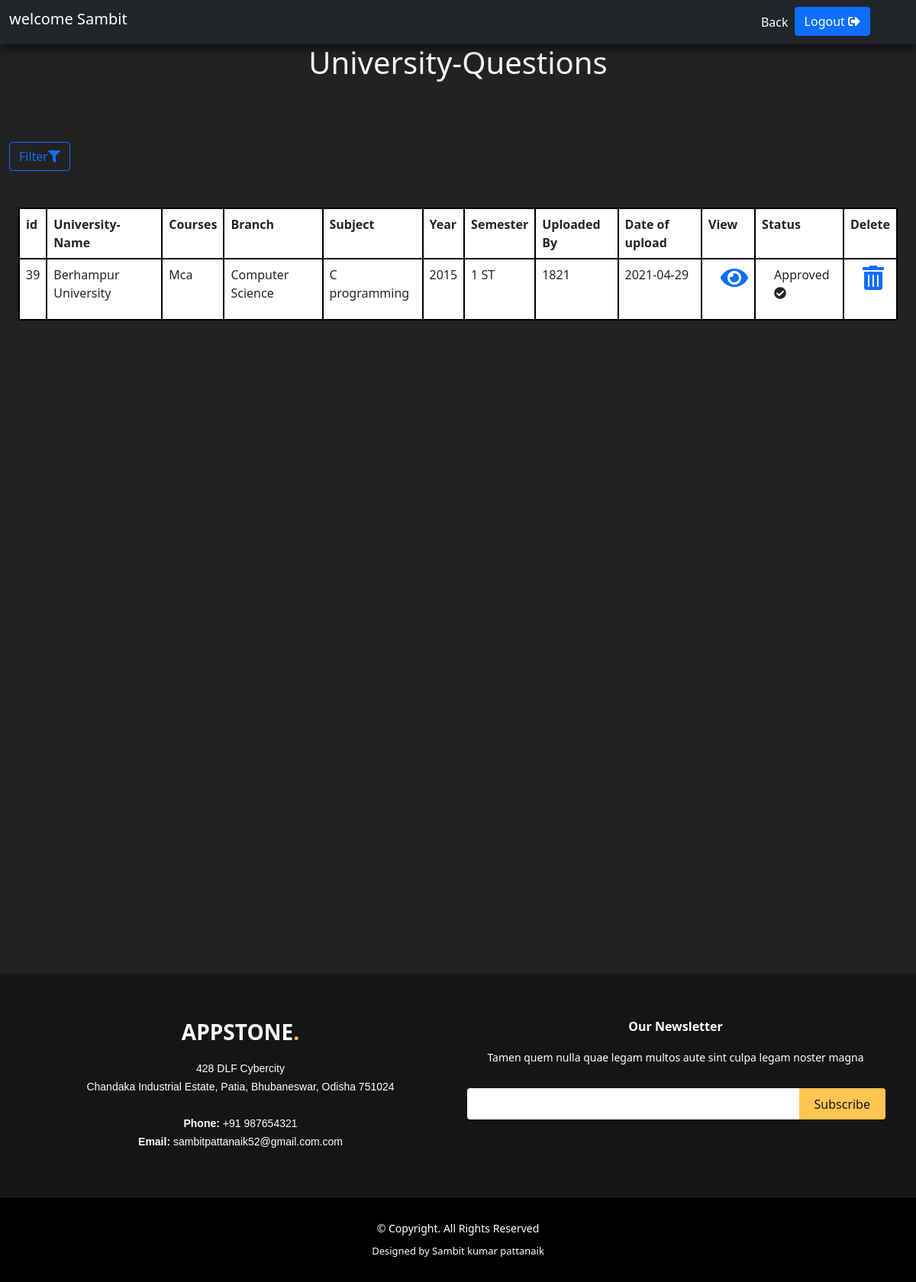
/Staff-view-university-question.php (signed in), run on the app's committed database.
### tables this page shows
CREATE TABLE `university_questions` (
  `id` int(11) NOT NULL,
  `universityname` varchar(255) NOT NULL,
  `course` varchar(255) NOT NULL,
  `branch` varchar(255) NOT NULL,
  `subject` varchar(255) NOT NULL,
  `year` varchar(255) NOT NULL,
  `semester` varchar(255) NOT NULL,
  `uploaded_by` varchar(255) NOT NULL,
  `file_path` varchar(255) NOT NULL,
  `approved` varchar(255) NOT NULL,
  `date_uploaded` varchar(255) NOT NULL
);

### Staff-view-university-question.php (the view, shortened to what this page needs)
<!doctype html>
<html lang="en">
<?php
if(isset($_SESSION['user']))
{
?>
<head>
    <link href="https://cdn.jsdelivr.net/npm/bootstrap@5.0.0-beta2/dist/css/bootstrap.min.css" rel="stylesheet">
    <link rel="stylesheet" href="admin page.css">
    <link rel="stylesheet" href="https://cdnjs.cloudflare.com/ajax/libs/font-awesome/4.7.0/css/font-awesome.min.css">
    <link rel="stylesheet" href="https://cdn.jsdelivr.net/npm/bootstrap-icons@1.4.0/font/bootstrap-icons.css">
    <link rel="stylesheet" href="https://cdnjs.cloudflare.com/ajax/libs/font-awesome/5.15.2/css/all.min.css" />
    <link rel="stylesheet" href="footer.css">
</head>
<body>
    <header>
        <nav class="navbar sticky-top navbar-expand-lg navbar-dark bg-dark" id="nave">
            <div class="container-fluid">
                <a class="navbar-brand" href="#"><?php
                 $user_email=$_SESSION['user'];
                 echo "<h5> welcome $user_email </h5>";
                 ?></a>
                <div class="collapse navbar-collapse" id="navbarSupportedContent">
                    <ul class="navbar-nav ms-auto me-5 mb-2 mb-lg-0">
                        <li class="nav-item">
                            <a class="nav-link active" aria-current="page" href="Staff-University-q.php">Back</a>
                        </li>
                     <form action="" method="POST">
                        <button type="submit" name="logout" class="btn btn-primary">Logout  <i class="fa fa-sign-out-alt"></i></button>
                        </form>
                    </ul>
                </div>
            </div>
        </nav>
    </header>
    <section id="services" class="services">
    <div class="container-fluid" data-aos="fade-up">
<div class="section-title">
    <h1>University-Questions</h1>
</div>
<br><br><br>
<div><a type="button" href="staff-university-filter.php"  class="btn btn-outline-primary">Filter<i class="fas fa-filter"></i></a></div>
            <br><br>
<div class="container-fluid">
    <div class="table-responsive">
        <table class="table" style="color:black black;background-color: white; padding: 20px; border-radius: 5px;">
            <tr>
                <th style="border: 2px solid black;">id</th>
                <th style="border: 2px solid black;">University-Name</th>
                <th style="border: 2px solid black;">Courses</th>
                <th style="border: 2px solid black;">Branch</th>
                <th style="border: 2px solid black;">Subject</th>
                <th style="border: 2px solid black;">Year</th>
                <th style="border: 2px solid black;">Semester</th>
                <th style="border: 2px solid black;">Uploaded By</th>
                <th style="border: 2px solid black;">Date of upload</th>
                <th style="border: 2px solid black;">View</th>
                <th style="border: 2px solid black;">Status</th>
                <th style="border: 2px solid black;">Delete</th>
            </tr>
            <?php
$connect= new mysqli("localhost","root","","qbms");
$query="select * from university_questions";
$result=$connect->query($query);
if($result->num_rows>0){
while($row = $result->fetch_assoc()){
echo "<tr  style=\"border:2px solid black; height:5rem;\">";
echo "<td style=\"border:2px solid black;\">".$row['id']."</td>";
echo "<td style=\"border:2px solid black;\">".$row['universityname']."</td>";
echo "<td style=\"border:2px solid black;\">".$row['course']."</td>";
echo "<td style=\"border:2px solid black;\">".$row['branch']."</td>";
echo "<td style=\"border:2px solid black;\">".$row['subject']."</td>";
echo "<td style=\"border:2px solid black;\">".$row['year']."</td>";
echo "<td style=\"border:2px solid black;\">".$row['semester']."</td>";
echo "<td style=\"border:2px solid black;\">".$row['uploaded_by']."</td>";
echo "<td style=\"border:2px solid black;\">".$row['date_uploaded']."</td>";
echo "<td style=\"border:2px solid black;\" class=\"ps-4\">"."<a target='_blank' href=\"$row[file_path]\">"."<i class=\"fa fa-eye fa-2x\"></i>"."</a>"."</td>";
if($row['approved'] =="0"){
    echo "<td style=\"border:2px solid black;\" class=\"ps-4\">"."<a>"."Pending...<i class=\"fa fa-hourglass-end \"></i>"."</a>"."</td>";
}
else{
    echo "<td style=\"border:2px solid black;\" class=\"ps-4\">"."<a>Approved<i class=\"fa fa-check-circle\"></i></a>"."</td>";
}
echo "<td style=\"border:2px solid black;\" class=\"ps-4\">"."<a href=\"staff-delete-university-question.php?delete=$row[id]\">"."<i class=\"fa fa-trash-alt fa-2x\"></i>"."</a>"."</td>";
echo "</tr>";
}
}else{
echo "There's no data in the table";
}
?>
        </table>
    </div>
</div>
</div>
            <br><br><br><br><br>
            <br><br><br><br><br><br><br><br><br><br><br><br><br><br><br><br><br><br><br><br><br><br><br><br><br><br><br><br><br><br>
            <footer id="footer">
        <div class="footer-top">
            <div class="container">
                <div class="row text-center">
                    <div class="col-lg-6 col-md-6">
                        <div class="footer-info" id="info">
                            <h3>Appstone<span>.</span></h3>
                            <p text-align-sm-left>
                                428 DLF Cybercity <br> Chandaka Industrial Estate, Patia, Bhubaneswar, Odisha 751024<br><br>
                                <strong>Phone:</strong> +91 987654321<br>
                                <strong>Email:</strong> sambitpattanaik52@gmail.com.com<br>
                            </p>
                        </div>
                    </div>
                    <div class="col-lg-6 col-md-6 footer-newsletter">
                        <h4>Our Newsletter</h4>
                        <p>Tamen quem nulla quae legam multos aute sint culpa legam noster magna</p>
                        <form action="" method="post">
                            <input type="email" name="email"><input type="submit" value="Subscribe">
                        </form>
                    </div>
                </div>
            </div>
        </div>
        <div class="container">
            <div class="copyright">
                &copy; Copyright. All Rights Reserved
            </div>
            <div class="credits">
                Designed by Sambit kumar pattanaik
            </div>
        </div>
    </footer>
</body>
</html>
<?php   }else{
    header("location:staff-login.php");}?>

### admin page.css (style rules this page uses)
body { background-color: #222; color: white; }
.section-title { text-align: center; text-shadow: black; color: whitesmoke; }

### footer.css (style rules this page uses)
#footer { background: black; padding: 0 0 30px 0; color: #fff; font-size: 14px; position: relative; }
#footer .footer-top { background: #151515; border-bottom: 1px solid #222222; padding: 60px 0 30px 0; }
#footer .footer-top .footer-info { margin-bottom: 30px; }
#footer .footer-top .footer-info h3 { font-size: 28px; margin: 0 0 20px 0; padding: 2px 0 2px 0; line-height: 1; font-weight: 700; text-transform: uppercase; }
#footer .footer-top .footer-info h3 span { color: #ffc451; }
#footer .footer-top .footer-info p { font-size: 14px; line-height: 24px; margin-bottom: 0; font-family: "Raleway", sans-serif; color: #fff; }
#footer .footer-top h4 { font-size: 16px; font-weight: 600; color: #fff; position: relative; padding-bottom: 12px; }
#footer .footer-top .footer-newsletter form { margin-top: 30px; background: #fff; padding: 6px 10px; position: relative; border-radius: 4px; }
#footer .footer-top .footer-newsletter form input[type="email"] { border: 0; padding: 4px; width: calc(100% - 110px); }
#footer .footer-top .footer-newsletter form input[type="submit"] { position: absolute; top: 0; right: -2px; bottom: 0; border: 0; background: none; font-size: 16px; padding: 0 20px; background: #ffc451; color: #151515; transition: 0.3s; border-radius: 0 4px 4px 0; }
#footer .copyright { text-align: center; padding-top: 30px; }
#footer .credits { padding-top: 10px; text-align: center; font-size: 13px; color: #fff; }

### data on the page
university_questions: id "39", universityname "Berhampur University", course "Mca", branch "Computer Science", subject "C programming", year "2015", semester "1 ST", uploaded_by "1821", date_uploaded "2021-04-29", approved "Approved"

### other printed values
$user_email "Sambit"
